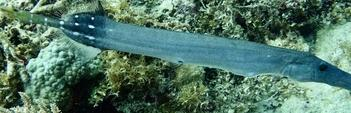
#> input picture src/error.jpg, 351 x 113 px
$ python -i uiqm_quality_scorer.py   (imports and definitions only)   (older library calls are emulated)
#> lines starting #> are read from the running program, lines starting #| are printed output that depends on the picture
"""UIQM (Underwater Image Quality Measure) scoring.

Pure scoring functions: input is an OpenCV BGR image (np.uint8, HxWx3),
output is a float (or tuple of floats for the composite).

UIQM = c1 * UICM + c2 * UISM + c3 * UIConM   (Panetta et al. 2015)

Sub-scores are returned alongside the composite so downstream consumers
can re-weight without re-scoring.
"""

from __future__ import annotations

import cv2
import numpy as np


class QualityScorer:
    def __init__(
        self,
        UIQM_C1_UICM: float = 0.0282,
        UIQM_C2_UISM: float = 0.2953,
        UIQM_C3_UICONM: float = 3.5753,
        BLOCK_SIZE: int = 8,
        LUM_B: float = 0.114,
        LUM_R: float = 0.299,
        LUM_G: float = 0.587,
    ):

        # Composite weights from the original UIQM paper.
        # Tunable — kept as module constants so calibration experiments are explicit.
        self.UIQM_C1_UICM = UIQM_C1_UICM
        self.UIQM_C2_UISM = UIQM_C2_UISM
        self.UIQM_C3_UICONM = UIQM_C3_UICONM

        # Block size for UISM and UIConM block-based reductions.
        self.BLOCK_SIZE = BLOCK_SIZE

        # NTSC luminance weights for UISM channel aggregation.
        self.LUM_B = LUM_B
        self.LUM_R = LUM_R
        self.LUM_G = LUM_G

    # [139 lines left out: functions _alpha_trimmed_stats, compute_uicm, _block_view, _channel_eme, compute_uism, compute_uiconm, not called in this run]

    def compute_uiqm(
        self,
        image_bytes: bytes,
    ) -> tuple[float, float, float, float]:
        """Composite UIQM and its three sub-scores.

        Returns (uicm, uism, uiconm, uiqm). Sub-scores are returned
        alongside the composite so downstream consumers can re-weight
        without re-scoring.
        """
        arr = np.frombuffer(image_bytes, dtype=np.uint8)
        img_bgr = cv2.imdecode(arr, cv2.IMREAD_COLOR)
        if img_bgr is None:
            raise ValueError("Failed to decode image")

        uicm = self.compute_uicm(img_bgr)
        uism = self.compute_uism(img_bgr)
        uiconm = self.compute_uiconm(img_bgr)
        uiqm = (
            self.UIQM_C1_UICM * uicm
            + self.UIQM_C2_UISM * uism
            + self.UIQM_C3_UICONM * uiconm
        )
        return uicm, uism, uiconm, uiqm

>>> import cv2
>>> picture = cv2.imread('../../error.jpg', cv2.IMREAD_GRAYSCALE)
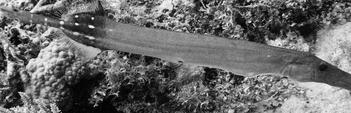
#> picture: shape (113, 351); min 0, max 255, mean 105.9
>>> result = QualityScorer().compute_uiqm(picture)
#> (the run stopped early here; a loop or call above may not have finished)
